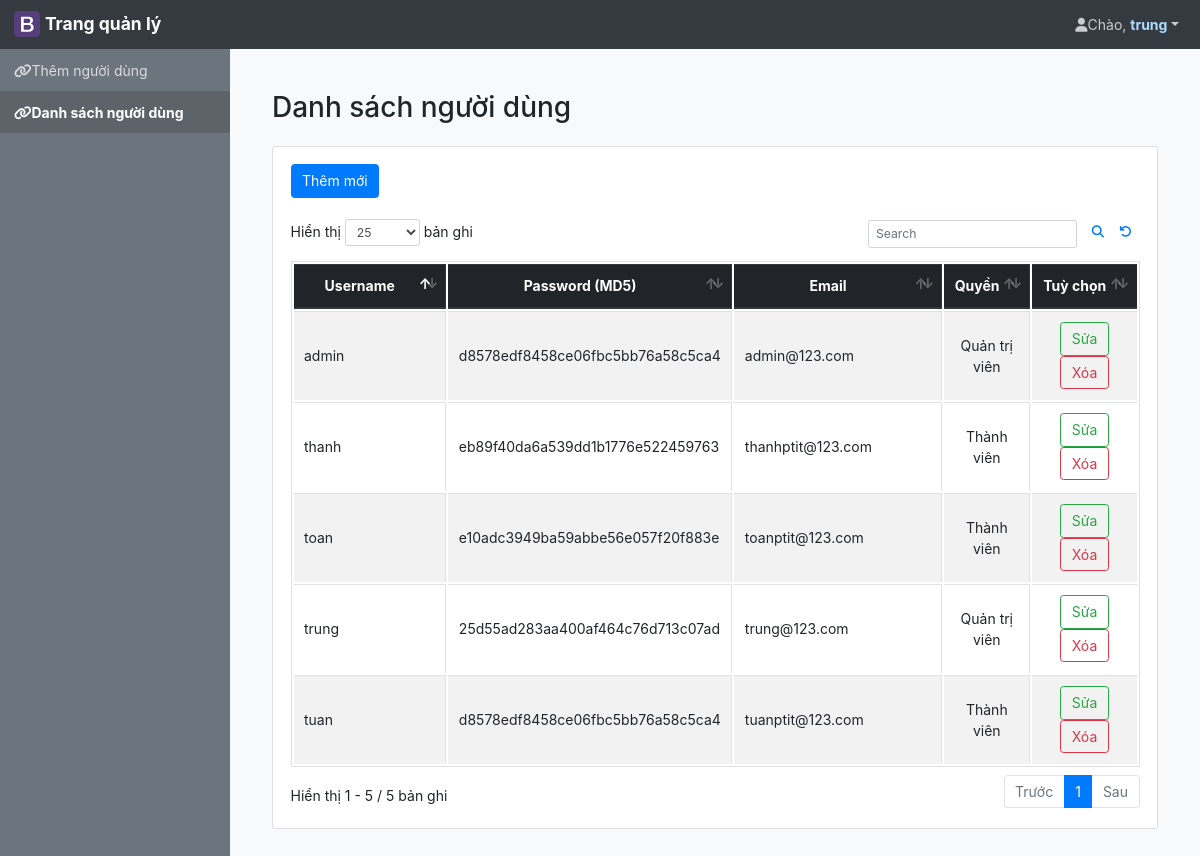
Screenshot of /admin/user_list.php (signed in) with the database file from the repository.
### tables this page shows
CREATE TABLE `user` (
  `user_id` int(11) NOT NULL,
  `username` varchar(30) NOT NULL,
  `password` varchar(50) NOT NULL,
  `email` varchar(30) NOT NULL,
  `level` int(11) DEFAULT NULL COMMENT '0=user; 1=admin'
);

### library/user.php (called while the page is built, shortened)
<?php
	function showList(){
		global $conn;
		$sql = "SELECT * FROM user";
		$query = mysqli_query($conn, $sql);
		$result = array();
		if($query)
			while($row = mysqli_fetch_assoc($query))
				$result[] = $row;
		return $result;
	}
?>

### admin/user_list.php (the view, shortened to what this page needs)
<?php
	require_once('../library/user.php');
	$showUser = showList();
?>
<!DOCTYPE html>
<html lang="en">
<head>
	<link rel="stylesheet" href="../assets/css/dataTables.bootstrap4.min.css">
    <link rel="stylesheet" href="../assets/css/bootstrap.css">
    <link rel="stylesheet" href="../assets/css/fontawesome.min.css">
    <link rel="stylesheet" href="../assets/css/bootadmin.min.css">
</head>
<body class="bg-light">
	<nav class="navbar navbar-expand navbar-dark bg-dark">
		<a href="admin.php" class="navbar-brand">
			<img src="../assets/img/bootstrap-solid.svg" width="26" height="26" class="d-inline-block align-top" alt="">
			<b>Trang quản lý</b>
		</a>
	<div class="navbar-collapse collapse">
        <ul class="navbar-nav ml-auto">
            <li class="nav-item dropdown">
                <a href="#" id="dd_user" class="nav-link dropdown-toggle" data-toggle="dropdown"><i class="fa fa-user"></i>Chào, <font color="#ACDDFF"><b><?php echo $_SESSION['username'] ?></b></font></a>
            </li>
        </ul>
    </div>
	</nav>
<div class="d-flex">
    <div class="sidebar sidebar-dark bg-secondary">
        <ul class="list-unstyled">
            <li><a href="user_add.php"><i class="fa fa-fw fa-link"></i>Thêm người dùng</a></li>
            <li class="active"><b><a href="user-list.php"><i class="fa fa-fw fa-link"></i>Danh sách người dùng</a></b></li>
        </ul>
    </div>
    <div class="content p-5">
        <h2 class="mb-4">Danh sách người dùng</h2>
        <div class="card mb-5">
            <div class="card-body">
            	<form action="user_add.php" method="POST">
                    <button type="submit" class="btn btn-primary">Thêm mới</button><br> </br>
                </form>
				<table id="userList" class="table table-striped table-bordered table-responsive " >
               		<thead class="thead-dark">
	                <tr class="text-center">
	                    <th style="width: 22%">Username</th>
	                    <th style="width: 28%">Password (MD5)</th>
	                    <th style="width: 30%">Email</th>
	                    <th style="width: 10%">Quyền</th>
	                    <th>Tuỳ chọn</th>
	                </tr>
                    </thead>
                    <tbody>
		            <?php foreach ($showUser as $item){ ?>
    		            <tr>
    		                <td class="align-middle"><?php echo $item['username']; ?></td>
    		                <td class="align-middle"><?php echo $item['password']; ?></td>
    		                <td class="align-middle"><?php echo $item['email']; ?></td>
    		                <td class="text-center align-middle"><?php if ($item['level']==0) echo 'Thành viên'; elseif($item['level']==1) echo 'Quản trị viên'; ?></td>
    		                <td class="text-center">
								<form method="post" action="user_del.php">
    		                        <input onclick="window.location = 'user_edit.php?user_id=<?php echo $item['user_id']; ?>'" type="button" class="btn btn-outline-success" value="Sửa"/>
    		                        <input onclick="return confirm('Bạn chắc chắn xoá chứ?');" type="submit" name="delete" class="btn btn-outline-danger" value="Xóa"/>
    		                    </form>
    		                </td>
    		            </tr>
		            <?php } ?>
                    </tbody>
		        </table>
            </div>
        </div>
    </div>
</div>
</body>
</html>

### rows the page displays
user: username "trung", password "25d55ad283aa400af464c76d713c07ad", email "trung@123.com", level "Quản trị viên"
user: username "admin", password "d8578edf8458ce06fbc5bb76a58c5ca4", email "admin@123.com", level "Quản trị viên"
user: username "tuan", password "d8578edf8458ce06fbc5bb76a58c5ca4", email "tuanptit@123.com", level "Thành viên"
user: username "thanh", password "eb89f40da6a539dd1b1776e522459763", email "thanhptit@123.com", level "Thành viên"
user: username "toan", password "e10adc3949ba59abbe56e057f20f883e", email "toanptit@123.com", level "Thành viên"

### other values shown
$_SESSION['username'] "trung"
